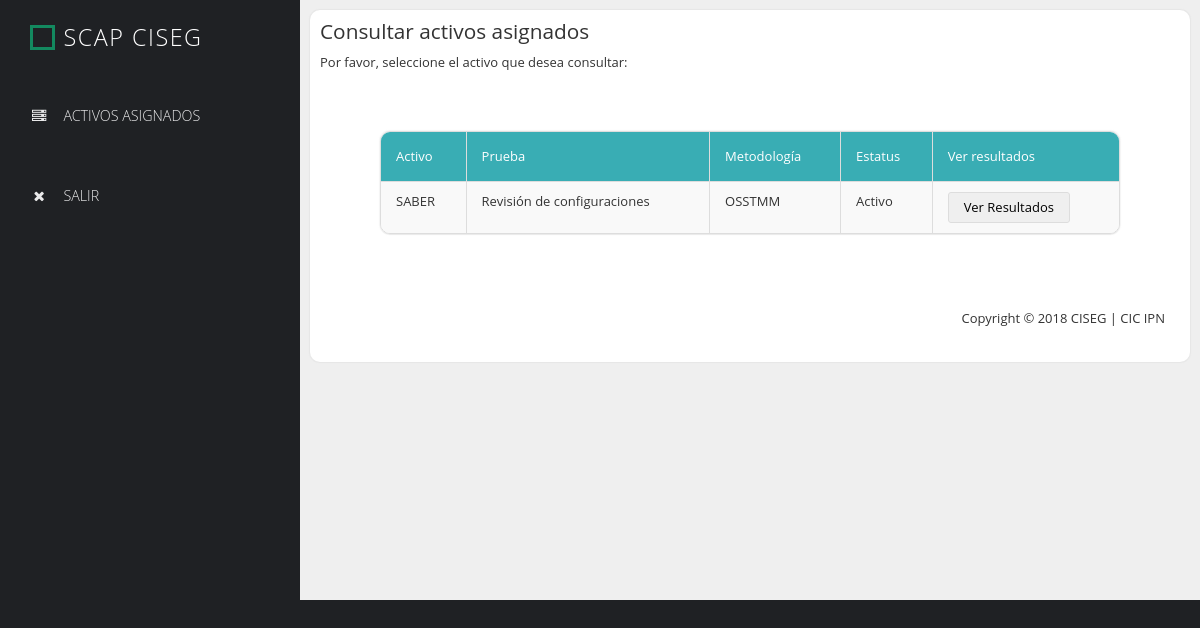
The app's page /secure/validador/consultarAsignaciones.php (signed in) with its own data.
### tables this page shows
CREATE TABLE `TAACTIVOSCAP` (
  `idTAACTIVOSCAP` int(11) NOT NULL AUTO_INCREMENT,
  `nombre` varchar(80) DEFAULT NULL,
  `fInicio` date DEFAULT NULL,
  `fFin` date DEFAULT NULL,
  `propietarioActivo` varchar(80) DEFAULT NULL,
  `comentarios` text,
  `version` varchar(45) DEFAULT NULL,
  `fAlta` datetime DEFAULT NULL,
  `fMod` datetime DEFAULT NULL,
  `responsable` int(11) NOT NULL,
  `estatus` int(11) NOT NULL,
  PRIMARY KEY (`idTAACTIVOSCAP`),
  KEY `fk_TAACTIVOSCAP_TAUSRSCAP1_idx` (`responsable`),
  KEY `fk_TAACTIVOSCAP_CATESTATUSACTIVO1_idx` (`estatus`),
  CONSTRAINT `fk_TAACTIVOSCAP_CATESTATUSACTIVO1` FOREIGN KEY (`estatus`) REFERENCES `catestatusactivo` (`idcatestatusactivo`),
  CONSTRAINT `fk_TAACTIVOSCAP_TAUSRSCAP1` FOREIGN KEY (`responsable`) REFERENCES `tausrscap` (`idtausrscap`) ON DELETE CASCADE ON UPDATE CASCADE
);

CREATE TABLE `CATTIPOPRUEBA` (
  `idCATTIPOPRUEBA` int(11) NOT NULL AUTO_INCREMENT,
  `tipoPrueba` varchar(30) DEFAULT NULL,
  PRIMARY KEY (`idCATTIPOPRUEBA`)
);

CREATE TABLE `CATMETODOLOGIA` (
  `idCATMETODOLOGIA` int(11) NOT NULL AUTO_INCREMENT,
  `metodologia` varchar(45) DEFAULT NULL,
  PRIMARY KEY (`idCATMETODOLOGIA`)
);

CREATE TABLE `CATESTATUSCASOPRUEBA` (
  `idCATESTATUSPRUEBA` int(11) NOT NULL AUTO_INCREMENT,
  `estatus` varchar(15) DEFAULT NULL,
  PRIMARY KEY (`idCATESTATUSPRUEBA`)
);

### conexion/conexion.php (called while the page is built, shortened)
<?php
class Conexion {
    function conectarse() {
        $enlace = mysqli_connect('localhost', 'cic_scap', 'Ciseg;2018', 'scap');
        mysqli_set_charset($enlace, "utf8");
        return($enlace);
    }
}
?>

### modelo/modelo.php (the view, shortened to what this page needs)
<?php
require $_SERVER['DOCUMENT_ROOT'] . "/SCAP/conexion/conexion.php";
class Modelo {
    var $conn;
    function Modelo() {
        $this->conexion = new Conexion();
        $this->conn = $this->conexion->conectarse();
    }
    function listarActivosAsignados($idUsuario) {
        $sql = "select DISTINCT P.idTAPRUEBASCAP,AC.idTAACTIVOSCAP, P.tipoPrueba as idTipoPrueba, AC.nombre, TP.tipoPrueba, CEP.estatus, CM.metodologia from TAACTIVOSCAP AC".
                " inner join TAPRUEBASCAP P on P.idActivo = AC.idTAACTIVOSCAP".
                " inner join CATESTATUSCASOPRUEBA CEP on CEP.idCATESTATUSPRUEBA = P.estatus".
                " inner join CATTIPOPRUEBA TP on TP.idCATTIPOPRUEBA = P.tipoPrueba".
                " INNER JOIN TAUSRSCAP_TAPRUEBASCAP UP on UP.idPrueba = P.idTAPRUEBASCAP".
                " inner join CATMETODOLOGIA CM on CM.idCATMETODOLOGIA = P.metodologia".
                " inner join TAUSRSCAP US on US.idTAUSRSCAP = UP.idUSR".
                " where US.idTAUSRSCAP = ".$idUsuario.";";
        $rs = mysqli_query($this->conn, $sql);
        while ($datos = mysqli_fetch_array($rs)) {
            echo "<tbody>";
            echo "<tr>";
            echo "<td>" . $datos["nombre"] . "</td>";
            echo "<td>" . $datos["tipoPrueba"]  . "</td>";
            echo "<td>" . $datos["metodologia"]  . "</td>";
            echo "<td>".$datos["estatus"]."</td>";
            echo "<form action='../../controlador/controlador.php' class='login-form' method='post' >";
            echo "<td><button type='submit' name='consultarPruebasVal' id='consultarPruebasVal' class='edit-btn'>Ver Resultados</button></td>";
            echo "</form>";
            echo "</tr>";
        }
    }
}
?>

### css/style.css (style rules this page uses)
* { font-family: 'Open Sans', sans-serif; }
body { font-size: 13px; }
body, .left-nav { background: #1f2124; }
.table>tbody>tr>td { padding: 10px 15px; }
.edit-btn { border: 1px solid #ddd; border-radius: 3px; color: black; padding: 5px 15px; transition: all 0.3s ease; }

### records on screen
taactivoscap: nombre "SABER", cattipoprueba.tipoPrueba "Revisión de configuraciones", catmetodologia.metodologia "OSSTMM", catestatuscasoprueba.estatus "Activo"
